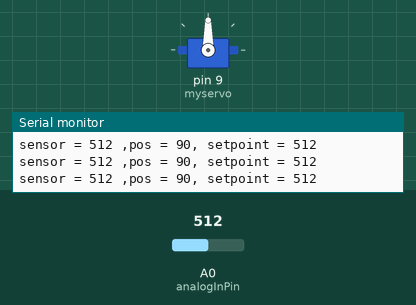
Simulated run of this sketch. Board: Arduino Uno, built with avr-gcc and run on an emulated ATmega328P. Parts: servo, the last lines printed to the serial monitor. Inputs (shaded band) come from the test bench; at power-on: A0 (analogInPin) = 512.

Above: at 2.7 s.
2.8 s: A0 (analogInPin) set to 538
At 2.97 s:
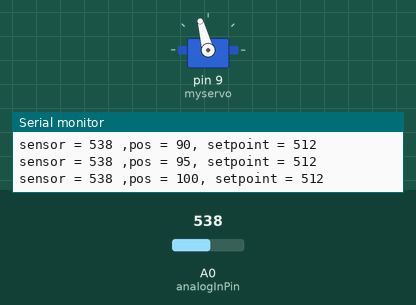
At 3.35 s:
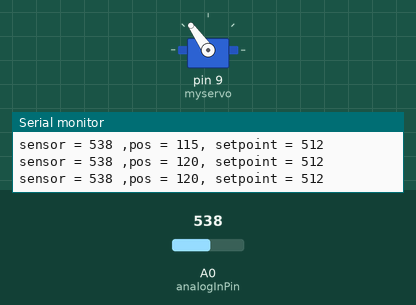
5.8 s: A0 (analogInPin) set to 306
At 6.43 s:
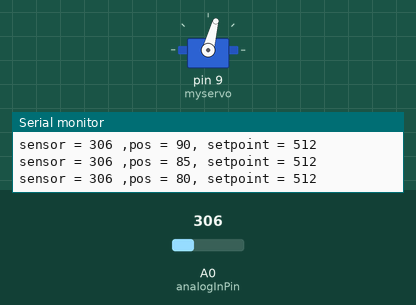
Timing chart, 0 to 14.8 s (numbered marks = the images above; inputs shaded):
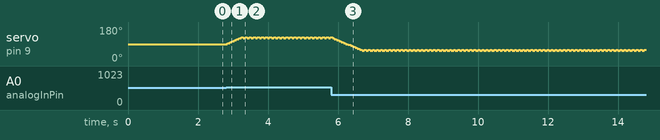

The sketch:

commutator_ardiuno_new_yuval.ino
```cpp
//  Active Commutator
// 01.13.15
// WALIII

// Hall sensor controlled active commutator, driven by a servo motor
// Inspired by :
//
// Rules:
// pos > 90 : counter-clockwise movement
// pos < 90 : clockwise movement
// pos = 90 : stand still
//
// Average Sampling Rate: 8600-9000 samples per second.

#include <Servo.h>

Servo myservo;

int pos = 90;
const int analogInPin = A0;
int sensorValue = 0;        // value read from the pot
//int initialSetpoint = 510;
int setpoint = 510;
int sensitivity = 15;
long temp = 0;
int cnt = 0;
int setpointChangeCount = 100;
int newAvgValue = 0;

void setup() {
  // initialize serial communications at 9600 bps:
  Serial.begin(9600);
  myservo.attach(9);  // attaches the servo on pin 9 to the servo object

  // setpoint setup
  Serial.println("Initial setpoint determined...");
  for (int i = 0; i < 100; ++i) {
    sensorValue = analogRead(analogInPin);
    temp = temp + sensorValue;
  }
  delay(500);
  setpoint = temp/100;
  temp = 0;
  Serial.print("Initial setpoint: ");
  Serial.println(setpoint);
  delay(1000);
  // end setpoint setup code

}
void loop() {


  sensorValue = analogRead(analogInPin);

  Serial.print("sensor = " );
  Serial.print(sensorValue);
  Serial.print(" ,pos = " );
  Serial.print(pos);

  if(sensorValue> setpoint+sensitivity){
      pos = pos+5;
  myservo.write(pos);
  delay(15);
}

  if(sensorValue < setpoint-sensitivity){
    pos = pos-5;
    myservo.write(pos);
    delay(15);
}

if(sensorValue > setpoint-sensitivity && sensorValue < setpoint+sensitivity){
pos = 90;
   myservo.write(pos);
}

if(sensorValue < setpoint-sensitivity || sensorValue > setpoint+sensitivity){
    temp = temp + sensorValue;
    cnt = cnt + 1;
    if(cnt > setpointChangeCount){
      newAvgValue = temp / cnt;
      setpoint = newAvgValue;
      temp = 0;
      cnt = 0;
    }
 } else{
    temp = 0;
    cnt = 0;
    //setpoint = initialSetpoint;
}
  Serial.print(", setpoint = ");
  Serial.println(setpoint);

if(pos > 120){
  pos = pos - 5;
  delay(50);
  myservo.write(pos);
}
if(pos < 60){
  pos = pos + 5;
  delay(50);
  myservo.write(pos);
}

  delay(50);
}
```

Measured:
- the behaviour switches between 527 and 528 on A0 (analogInPin) (found by bisection; images 0 and 1)
